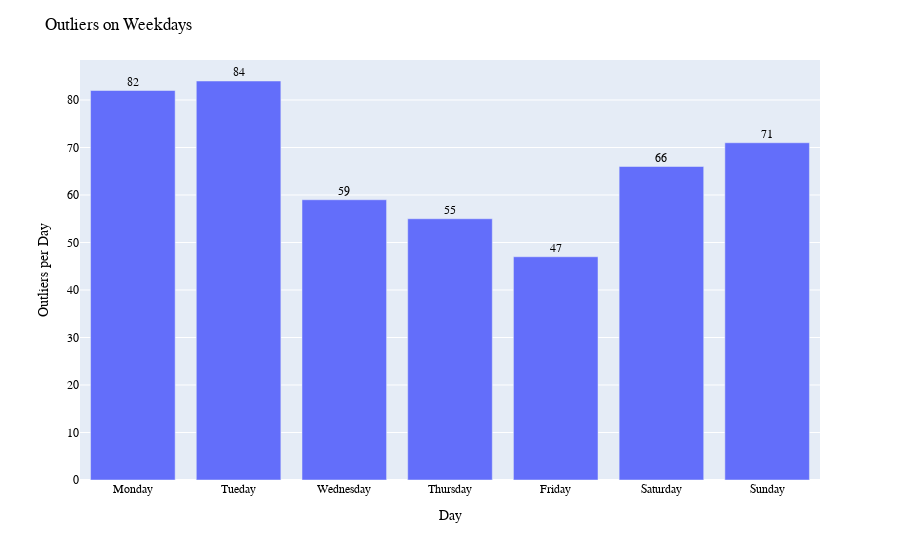

Here is the notebook cell this chart was saved with:
### Code cell
fig = px.bar(df_outlier_weekday, x='dt_start_utc', y='rebap_eur_mwh', text='rebap_eur_mwh')
fig.update_traces(texttemplate='%{text}', textposition='outside', cliponaxis = False)
fig.update_layout(uniformtext_minsize=8, uniformtext_mode='hide')

fig.update_layout(
    title="Outliers on Weekdays",
    xaxis_title="Day",
    yaxis_title="Outliers per Day",
    xaxis = dict(
        tickmode = 'array',
        tickvals = [0, 1, 2, 3, 4, 5, 6],
        ticktext=["Monday","Tueday", "Wednesday", "Thursday", "Friday", "Saturday", "Sunday"]),
    legend_title="",
    font=dict(
        family="Arial",
        size=12,
        color="Black"
    )
)

fig.show()

### Figure 1 — Plotly figure (JSON) as saved in the notebook; plotly's stock layout.template omitted (floating-point values rounded to 4 significant figures)
{"data": [{"alignmentgroup": "True", "cliponaxis": false, "hovertemplate": "dt_start_utc=%{x}<br>rebap_eur_mwh=%{text}<extra></extra>", "legendgroup": "", "marker": {"color": "#636efa", "pattern": {"shape": ""}}, "name": "", "offsetgroup": "", "orientation": "v", "showlegend": false, "text": [82, 84, 59, 55, 47, 66, 71], "textposition": "outside", "texttemplate": "%{text}", "type": "bar", "x": [0, 1, 2, 3, 4, 5, 6], "xaxis": "x", "y": [82, 84, 59, 55, 47, 66, 71], "yaxis": "y"}], "layout": {"barmode": "relative", "font": {"color": "Black", "family": "Arial", "size": 12}, "legend": {"title": {"text": ""}, "tracegroupgap": 0}, "margin": {"t": 60}, "title": {"text": "Outliers on Weekdays"}, "uniformtext": {"minsize": 8, "mode": "hide"}, "xaxis": {"anchor": "y", "domain": [0, 1], "tickmode": "array", "ticktext": ["Monday", "Tueday", "Wednesday", "Thursday", "Friday", "Saturday", "Sunday"], "tickvals": [0, 1, 2, 3, 4, 5, 6], "title": {"text": "Day"}}, "yaxis": {"anchor": "x", "domain": [0, 1], "title": {"text": "Outliers per Day"}}}}
